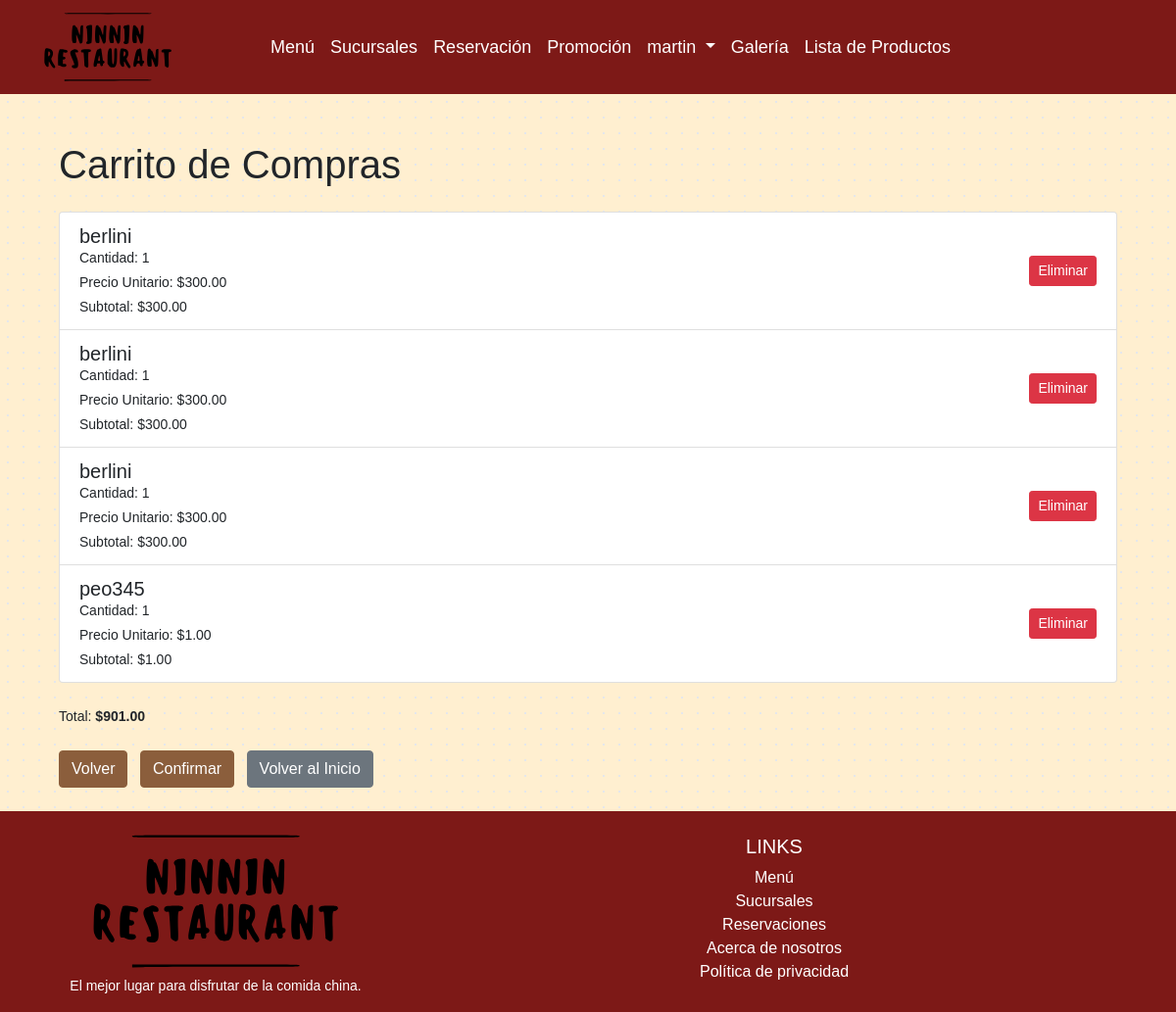
Page /clientes/carrito/ (signed in) on the earlier database version.
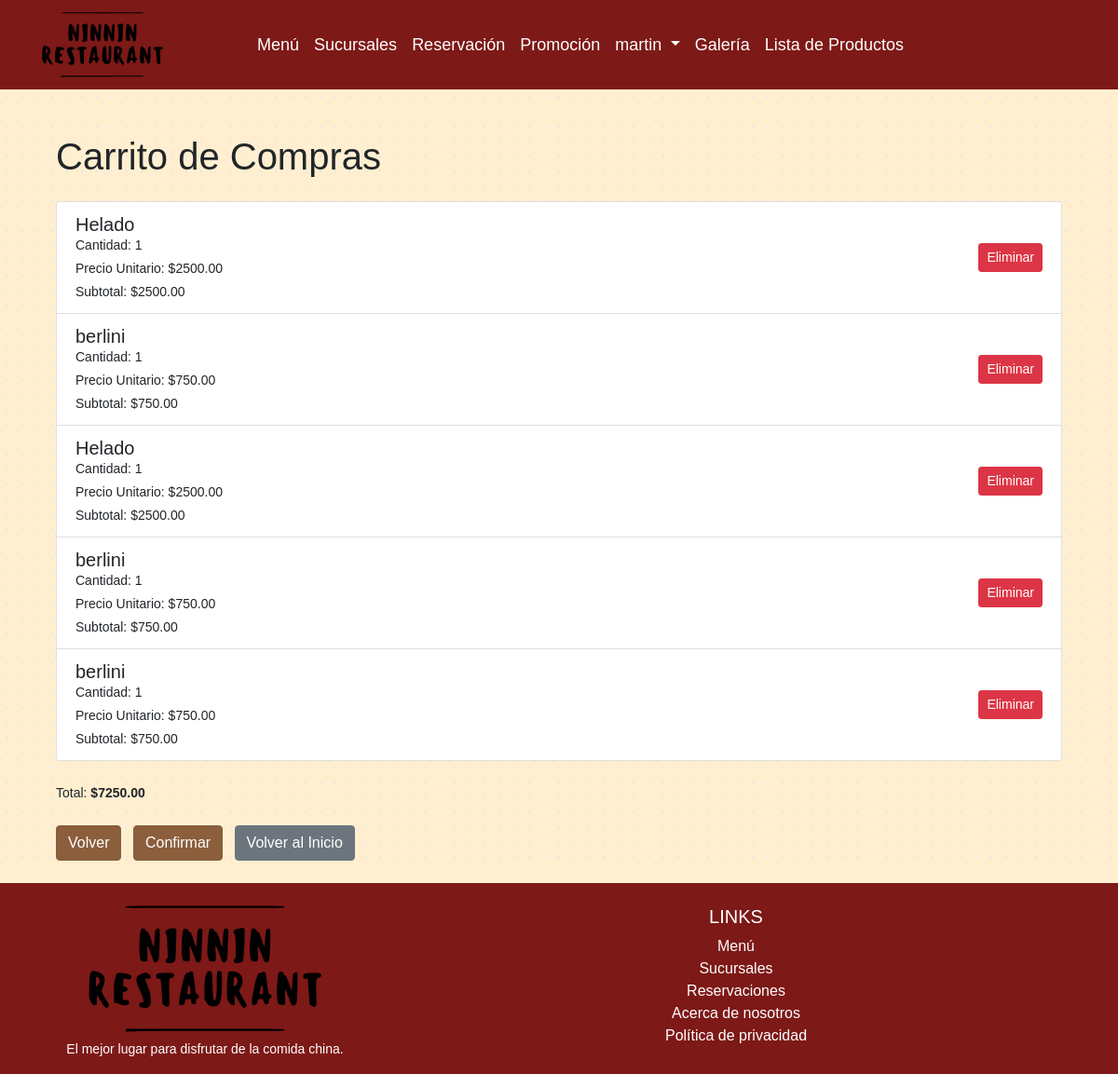
Same page on the later database version.
### clientes/models.py (models this page shows, shortened)
class CarritoItem(models.Model):
    carrito = models.ForeignKey(Carrito, related_name='items', on_delete=models.CASCADE)
    producto = models.ForeignKey(Producto, on_delete=models.CASCADE)
    cantidad = models.PositiveIntegerField(default=1)
    confirmado = models.BooleanField(default=False)  # Campo para indicar si el item ha sido confirmado
    def subtotal(self):
        return self.cantidad * self.producto.precio

class Producto(models.Model):
    nombre = models.CharField(max_length=100)
    precio = models.DecimalField(max_digits=10, decimal_places=2)
    descripcion = models.TextField(blank=True)

class Carrito(models.Model):
    user = models.OneToOneField(User, on_delete=models.CASCADE)
    def total_price(self):
        return sum(item.subtotal() for item in self.items.all())

### clientes/views.py (the view)
# urls.py: path('carrito/', views.carrito_detail, name='carrito_detail'),
@login_required
def carrito_detail(request):
    carrito, created = Carrito.objects.get_or_create(user=request.user)
    return render(request, 'carrito/carrito_detail.html', {'carrito': carrito})

### clientes/templates/carrito/carrito_detail.html (shortened to what this page needs)
{% extends "clientes/base.html" %}
{%block content %}
    <div class="container mt-5">
        <h1>Carrito de Compras</h1>
        <ul class="list-group mt-4">
            {% for item in carrito.items.all %}
                <li class="list-group-item">
                    <div class="d-flex justify-content-between align-items-center">
                        <div>
                            <h5 class="mb-0">{{ item.producto.nombre }}</h5>
                            <p class="mb-1">Cantidad: {{ item.cantidad }}</p>
                            <p class="mb-1">Precio Unitario: ${{ item.producto.precio }}</p>
                            <p class="mb-0">Subtotal: ${{ item.subtotal }}</p>
                        </div>
                        <form action="{% url 'remove_from_cart' item.id %}" method="post">
                            <button type="submit" class="btn btn-sm btn-danger">Eliminar</button>
                        </form>
                    </div>
                </li>
            {% empty %}
                <li class="list-group-item">No hay productos en el carrito</li>
            {% endfor %}
        </ul>
        <div class="mt-4">
            <p>Total: <strong>${{ carrito.total_price }}</strong></p>
        </div>
        <div class="mt-4">
            <a href="{% url 'producto_list_usuario_comun' %}" class="btn btn-primary mr-2">Volver</a>
            <a href="{% url 'confirmar_compra' %}" class ="btn btn-primary mr-2"> Confirmar </a>
            <a href="{% url 'index' %}" class="btn btn-secondary">Volver al Inicio</a>
        </div>
    </div>
    {% endblock %}

Differences in the rows shown:
removed CarritoItem: producto.nombre "berlini", cantidad "1", producto.precio "300.00", subtotal "300.00"
removed CarritoItem: producto.nombre "berlini", cantidad "1", producto.precio "300.00", subtotal "300.00"
removed CarritoItem: producto.nombre "berlini", cantidad "1", producto.precio "300.00", subtotal "300.00"
removed CarritoItem: producto.nombre "peo345", cantidad "1", producto.precio "1.00", subtotal "1.00"
added CarritoItem: producto.nombre "Helado", cantidad "1", producto.precio "2500.00", subtotal "2500.00"
added CarritoItem: producto.nombre "berlini", cantidad "1", producto.precio "750.00", subtotal "750.00"
added CarritoItem: producto.nombre "Helado", cantidad "1", producto.precio "2500.00", subtotal "2500.00"
added CarritoItem: producto.nombre "berlini", cantidad "1", producto.precio "750.00", subtotal "750.00"
added CarritoItem: producto.nombre "berlini", cantidad "1", producto.precio "750.00", subtotal "750.00"
changed through a linked row, Carrito: total_price "901.00" → "7250.00"
